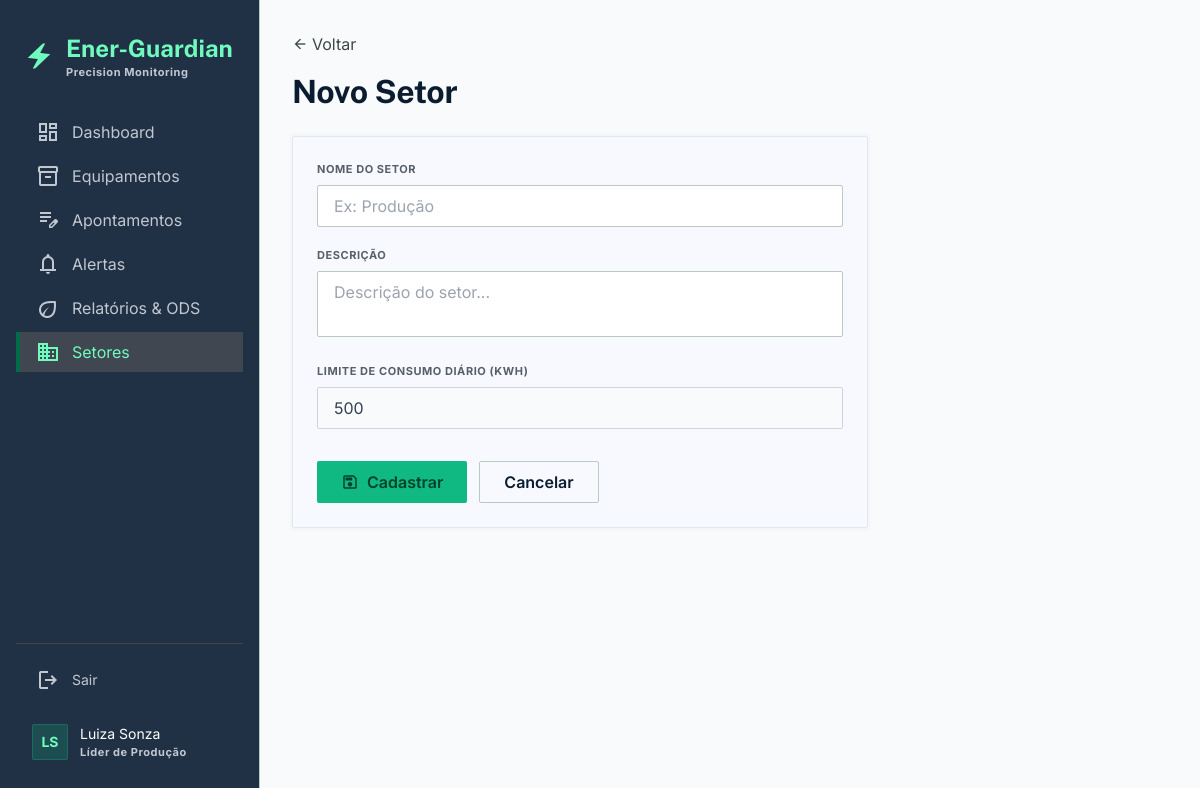
The app's page /setores/novo (signed in) with its own data.
### models.py (models this page shows, shortened)
class Usuario(UserMixin, db.Model):
    __tablename__ = 'usuarios'
    id = db.Column(db.Integer, primary_key=True)
    nome = db.Column(db.String(100), nullable=False)
    email = db.Column(db.String(150), unique=True, nullable=False)
    senha_hash = db.Column(db.String(256), nullable=False)
    papel = db.Column(db.String(30), nullable=False, default='lider_producao')
    ativo = db.Column(db.Boolean, default=True)
    criado_em = db.Column(db.DateTime, default=datetime.now(timezone.utc))
    apontamentos = db.relationship('Apontamento', backref='usuario', lazy='dynamic')
    PAPEIS = {
        'admin': 'Administrador',
        'gestor': 'Gestor Industrial',
        'lider_producao': 'Líder de Produção',
        'tecnico': 'Técnico de Manutenção',
        'financeiro': 'Financeiro',
        'engenheiro': 'Engenheiro Chefe',
    }
    @property
    def papel_display(self):
        return self.PAPEIS.get(self.papel, self.papel)
    @property
    def iniciais(self):
        partes = self.nome.split()
        if len(partes) >= 2:
            return (partes[0][0] + partes[-1][0]).upper()
        return self.nome[:2].upper()

### routes/setores.py (the view, shortened to what this page needs)
@setores_bp.route('/novo', methods=['GET', 'POST'])
@login_required
def cadastrar():
    return render_template('setores/cadastrar.html')

### templates/setores/cadastrar.html (shortened to what this page needs)
{% extends "base.html" %}
{% block content %}
<div class="mb-6">
    <a href="{{ url_for('setores.listar') }}" class="text-on-surface-variant font-body-sm hover:text-primary-container flex items-center gap-1 mb-4">
        <span class="material-symbols-outlined text-[16px]">arrow_back</span> Voltar
    </a>
    <h2 class="font-headline-lg-mobile md:font-headline-lg text-headline-lg-mobile md:text-headline-lg text-on-surface">
        {{ 'Editar Setor' if editando else 'Novo Setor' }}
    </h2>
</div>
<div class="bg-surface border border-[#E2E8F0] rounded tech-shadow p-6 max-w-xl">
    <form method="POST">
        <div class="flex flex-col gap-5">
            <div>
                <label class="block font-label-caps text-label-caps text-tertiary uppercase mb-2">Nome do Setor</label>
                <input type="text" name="nome" required value="{{ setor.nome if editando else '' }}" placeholder="Ex: Produção"
                    class="w-full px-4 py-2 bg-surface-container-lowest border border-outline-variant rounded font-body-md focus:border-primary-container focus:ring-1 focus:ring-primary-container focus:outline-none"/>
            </div>
            <div>
                <label class="block font-label-caps text-label-caps text-tertiary uppercase mb-2">Descrição</label>
                <textarea name="descricao" rows="2" placeholder="Descrição do setor..."
                    class="w-full px-4 py-2 bg-surface-container-lowest border border-outline-variant rounded font-body-md focus:border-primary-container focus:ring-1 focus:ring-primary-container focus:outline-none resize-none">{{ setor.descricao if editando else '' }}</textarea>
            </div>
            <div>
                <label class="block font-label-caps text-label-caps text-tertiary uppercase mb-2">Limite de Consumo Diário (kWh)</label>
                <input type="number" name="limite_consumo_kwh" step="10" min="0" value="{{ setor.limite_consumo_kwh if editando else '500' }}" placeholder="500"
                    class="w-full px-4 py-2 bg-surface-container-lowest border border-outline-variant rounded font-numeric-data focus:border-primary-container focus:ring-1 focus:ring-primary-container focus:outline-none"/>
            </div>
        </div>
        <div class="flex gap-3 mt-8">
            <button type="submit" class="px-6 py-2 bg-primary-container text-on-primary-container font-numeric-data text-numeric-data rounded hover:bg-primary transition-colors flex items-center gap-2">
                <span class="material-symbols-outlined text-[18px]">save</span> {{ 'Atualizar' if editando else 'Cadastrar' }}
            </button>
            <a href="{{ url_for('setores.listar') }}" class="px-6 py-2 border border-outline-variant text-on-surface font-numeric-data text-numeric-data rounded hover:bg-surface-variant transition-colors">Cancelar</a>
        </div>
    </form>
</div>
{% endblock %}

### templates/base.html (shortened to what this page needs)
<!DOCTYPE html>
<html lang="pt-BR">
<head>
    <link rel="stylesheet" href="{{ url_for('static', filename='css/design_system.css') }}" />
    <link rel="stylesheet" href="{{ url_for('static', filename='css/index.css') }}" />
    <script src="https://cdn.tailwindcss.com"></script>
</head>
<body class="font-body-md text-on-surface antialiased bg-[#F8FAFC]">
<div class="flex h-screen w-full overflow-hidden">
    <aside id="sidebar" class="hidden md:flex w-[260px] h-screen sticky left-0 top-0 bg-inverse-surface border-r border-outline-variant flex-col justify-between py-margin-desktop z-50">
        <div class="px-4 flex flex-col gap-8">
            <div class="flex items-center gap-3 px-2">
                <span class="material-symbols-outlined fill-icon text-primary-fixed text-3xl">electric_bolt</span>
                <div>
                    <h1 class="font-headline-md text-headline-md font-bold text-primary-fixed">Ener-Guardian</h1>
                    <p class="font-label-caps text-label-caps text-tertiary-fixed-dim">Precision Monitoring</p>
                </div>
            </div>
            <nav class="flex flex-col gap-1">
                <a class="sidebar-link flex items-center border-l-4 {{ 'border-primary bg-on-tertiary-fixed-variant text-primary-fixed' if request.endpoint == 'dashboard.index' else 'border-transparent text-tertiary-fixed-dim hover:text-primary-fixed' }} px-4 py-2 gap-3" href="{{ url_for('dashboard.index') }}">
                    <span class="material-symbols-outlined {{ 'fill-icon' if request.endpoint == 'dashboard.index' else '' }}">dashboard</span>
                    <span>Dashboard</span>
                </a>
                <a class="sidebar-link flex items-center border-l-4 {{ 'border-primary bg-on-tertiary-fixed-variant text-primary-fixed' if request.endpoint and 'equipamentos' in request.endpoint else 'border-transparent text-tertiary-fixed-dim hover:text-primary-fixed' }} px-4 py-2 gap-3" href="{{ url_for('equipamentos.listar') }}">
                    <span class="material-symbols-outlined {{ 'fill-icon' if request.endpoint and 'equipamentos' in request.endpoint else '' }}">inventory_2</span>
                    <span>Equipamentos</span>
                </a>
                <a class="sidebar-link flex items-center border-l-4 {{ 'border-primary bg-on-tertiary-fixed-variant text-primary-fixed' if request.endpoint and 'apontamentos' in request.endpoint else 'border-transparent text-tertiary-fixed-dim hover:text-primary-fixed' }} px-4 py-2 gap-3" href="{{ url_for('apontamentos.historico') }}">
                    <span class="material-symbols-outlined {{ 'fill-icon' if request.endpoint and 'apontamentos' in request.endpoint else '' }}">edit_note</span>
                    <span>Apontamentos</span>
                </a>
                <a class="sidebar-link flex items-center border-l-4 {{ 'border-primary bg-on-tertiary-fixed-variant text-primary-fixed' if request.endpoint and 'alertas' in request.endpoint else 'border-transparent text-tertiary-fixed-dim hover:text-primary-fixed' }} px-4 py-2 gap-3" href="{{ url_for('alertas.listar') }}">
                    <span class="material-symbols-outlined {{ 'fill-icon' if request.endpoint and 'alertas' in request.endpoint else '' }}">notifications</span>
                    <span>Alertas</span>
                </a>
                <a class="sidebar-link flex items-center border-l-4 {{ 'border-primary bg-on-tertiary-fixed-variant text-primary-fixed' if request.endpoint and 'relatorios' in request.endpoint else 'border-transparent text-tertiary-fixed-dim hover:text-primary-fixed' }} px-4 py-2 gap-3" href="{{ url_for('relatorios.index') }}">
                    <span class="material-symbols-outlined {{ 'fill-icon' if request.endpoint and 'relatorios' in request.endpoint else '' }}">eco</span>
                    <span>Relatórios & ODS</span>
                </a>
                <a class="sidebar-link flex items-center border-l-4 {{ 'border-primary bg-on-tertiary-fixed-variant text-primary-fixed' if request.endpoint and 'setores' in request.endpoint else 'border-transparent text-tertiary-fixed-dim hover:text-primary-fixed' }} px-4 py-2 gap-3" href="{{ url_for('setores.listar') }}">
                    <span class="material-symbols-outlined {{ 'fill-icon' if request.endpoint and 'setores' in request.endpoint else '' }}">domain</span>
                    <span>Setores</span>
                </a>
            </nav>
        </div>
        <div class="flex flex-col gap-2 px-4 mt-auto">
            <div class="border-t border-on-tertiary-fixed-variant pt-4">
                <a class="sidebar-link flex items-center border-l-4 border-transparent px-4 py-2 text-tertiary-fixed-dim hover:text-primary-fixed gap-3" href="{{ url_for('auth.logout') }}">
                    <span class="material-symbols-outlined">logout</span>
                    <span class="font-body-md text-body-md">Sair</span>
                </a>
            </div>
            <div class="flex items-center px-4 py-2 gap-3 mt-2">
                <div class="w-9 h-9 rounded bg-primary-container/20 border border-primary-container/30 flex items-center justify-center text-primary-fixed font-bold text-sm">
                    {{ current_user.iniciais }}
                </div>
                <div>
                    <p class="font-body-md text-on-tertiary text-sm">{{ current_user.nome }}</p>
                    <p class="font-label-caps text-label-caps text-tertiary-fixed-dim">{{ current_user.papel_display }}</p>
                </div>
            </div>
        </div>
    </aside>
    <main class="flex-1 flex flex-col h-screen overflow-y-auto overflow-x-hidden bg-[#F8FAFC]">
        <div class="p-margin-mobile md:p-margin-desktop max-w-container-max mx-auto w-full">
            {% block content %}{% endblock %}
        </div>
    </main>
</div>
</body>
</html>

### static/css/design_system.css (style rules this page uses)
:root { --color-bg: #f4f5f7; --color-card-bg: #ffffff; --color-primary: #0066CC; --color-text: #0b1c30; --color-muted: #6c7a71; --font-family: 'Inter', sans-serif; }
body { background-color: var(--color-bg); color: var(--color-text); font-family: var(--font-family); margin: 0; padding: 0; }

### static/css/index.css (style rules this page uses)
body { background-color: #f8f9fa; color: #333333; font-family: 'Inter', sans-serif; }
.bg-surface { background-color: #ffffff; }
.border-primary { border-color: #006C49; }
.tech-shadow { box-shadow: 0 4px 6px -1px rgba(0, 0, 0, 0.05), 0 2px 4px -1px rgba(0, 0, 0, 0.03); border: 1px solid #e2e8f0; }
select, input[type="date"], input[type="number"] { appearance: none; background-color: #f8fafc; border: 1px solid #cbd5e1; color: #334155; }
.font-label-caps { font-size: 0.75rem; font-weight: 600; letter-spacing: 0.05em; }
.bg-surface-container-lowest { background-color: #ffffff; }
.border-outline-variant { border-color: #e2e8f0; }
.text-on-surface-variant { color: #475569; }
.font-numeric-data { font-family: 'Inter', monospace; }

### templates/base.html (style rules this page uses)
body { background-color: #F8FAFC; }
.tech-shadow { box-shadow: 0px 0px 4px rgba(100, 116, 139, 0.1); }
.material-symbols-outlined { font-variation-settings: 'FILL' 0, 'wght' 400, 'GRAD' 0, 'opsz' 24; }
.fill-icon { font-variation-settings: 'FILL' 1; }
.sidebar-link { transition: all 0.15s ease; }

### records on screen
Usuario: iniciais "LS", nome "Luiza Sonza", papel_display "Líder de Produção"

### other values on screen
{{ 'Editar Setor' if editando else 'Novo Setor' }} "Novo Setor"
{{ 'Atualizar' if editando else 'Cadastrar' }} "Cadastrar"
